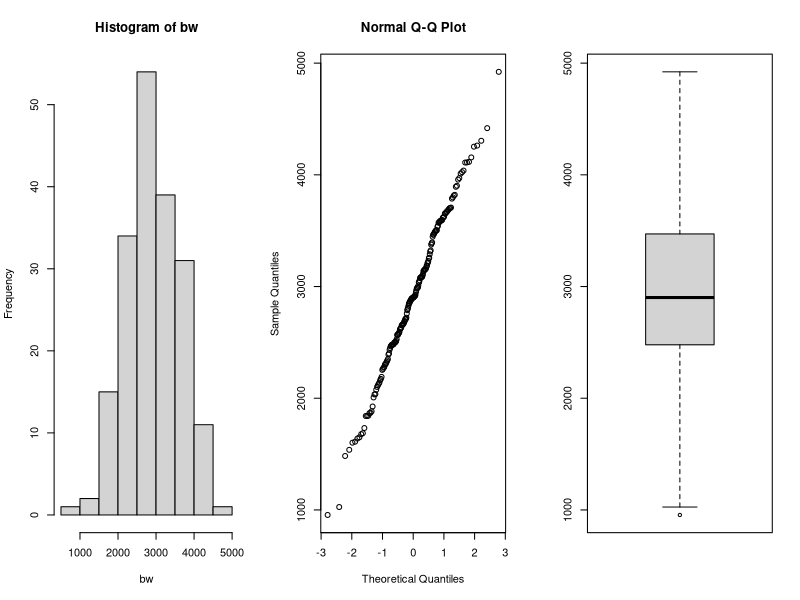
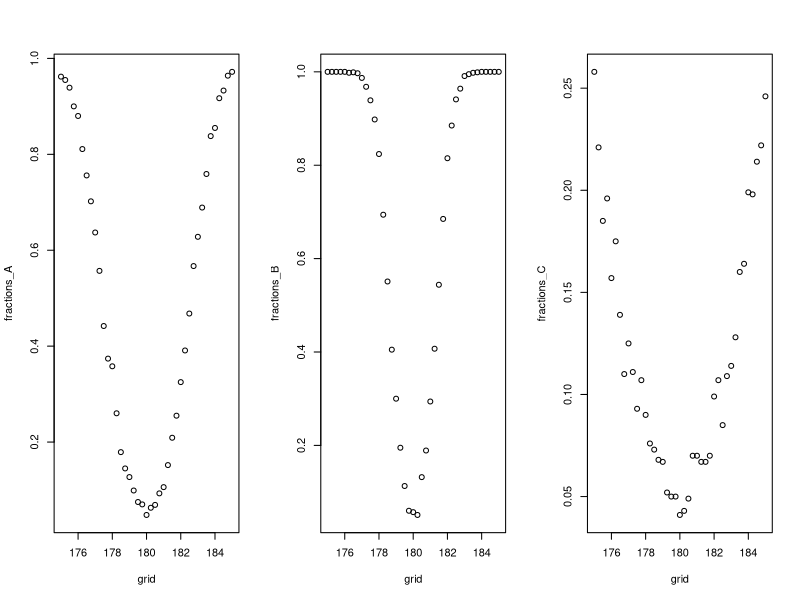
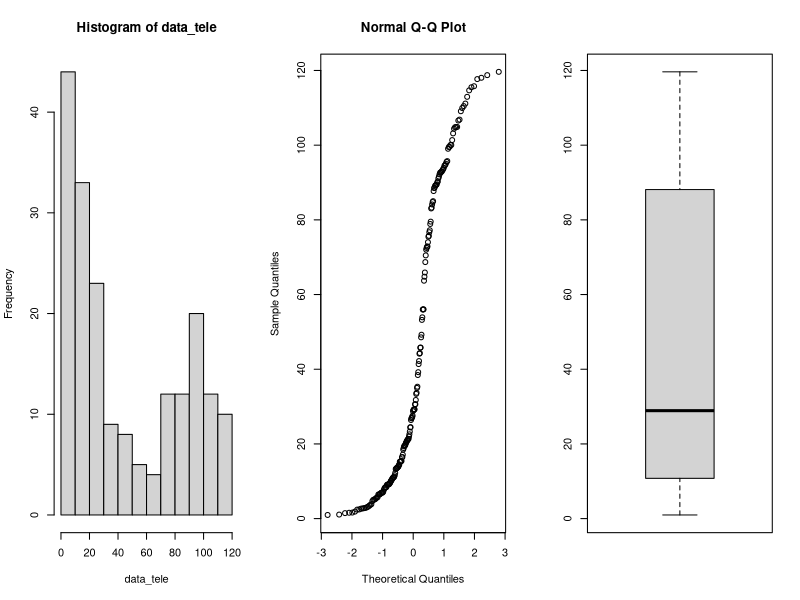
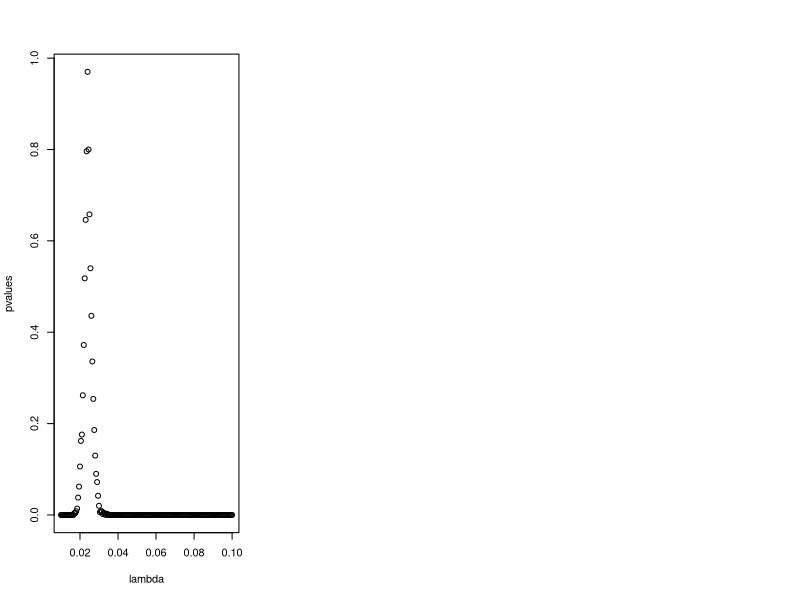
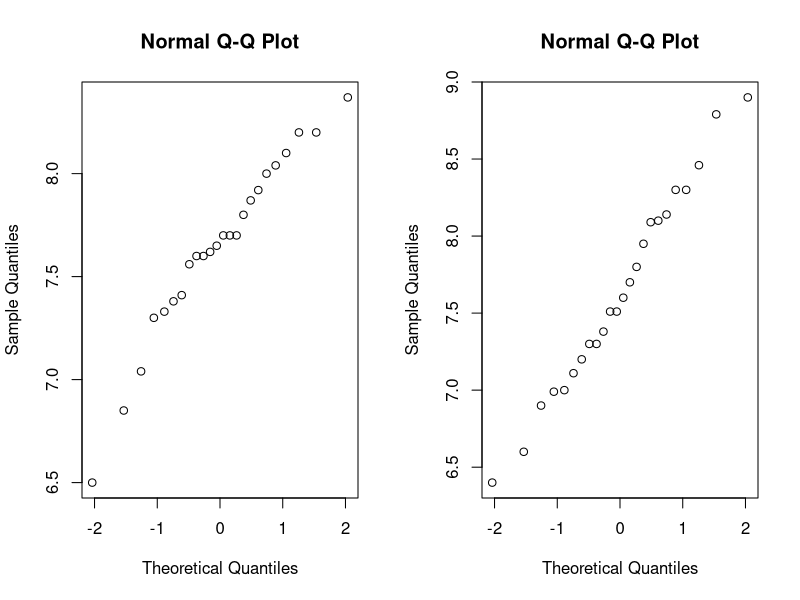
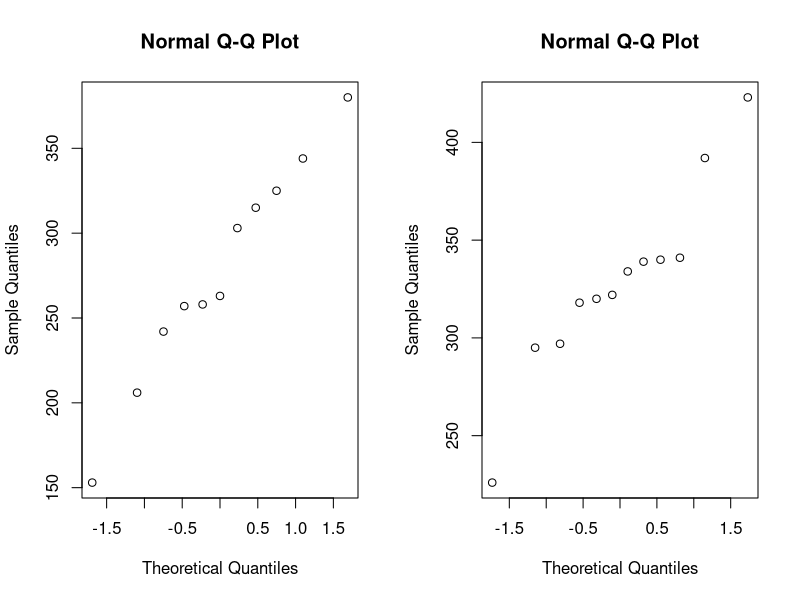
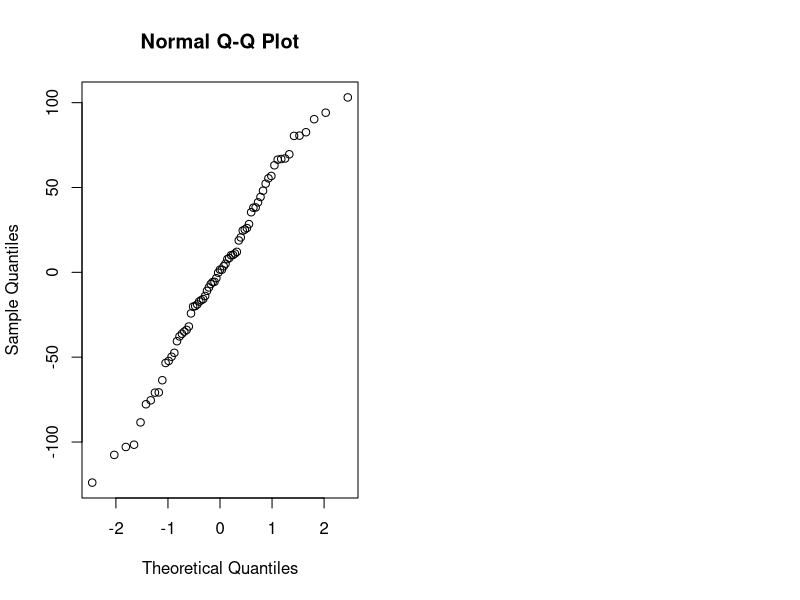

R code for these plots, in order:
## ---- chunk 1
library(tidyverse)
library(rstudioapi)

knitr::opts_chunk$set(echo = TRUE)
options(knitr.table.format = "latex")
setwd(dirname(getActiveDocumentContext()$path))
# round numbers to 4 digits
options(scipen = 1, digits = 4)
## ---- chunk 2
par(mfrow=c(1,3))
data=read.table(file="data/birthweight.txt",header=TRUE)

bw = data$birthweight
hist(bw)
qqnorm(bw)
boxplot(bw)
shapiro.test(bw)

## ---- chunk 3
m = mean(bw)
sd = sd(bw)
n = length(bw)
error = qnorm(0.95)*sd/sqrt(n)
ci = c(m-error, m+error)
m
ci
## ---- chunk 4
t.test(bw, mu=2800, alternative = "greater", conf.level = 0.95)
## ---- chunk 5
n <- m <- 30
mu <- 180
nu <- 175
sd <- 5
grid <- seq(175,185, by=0.25)

power_function<-function(grid,n,m,mu,sd) {
  B <- 1000
  p <- numeric(B)
  G <- length(grid)
  fractions <- numeric(G)
  for (grid_nu in 1:G){
    p <- numeric(B)
    for (b in 1:B){
      x <- rnorm(n,mu,sd)
      y <- rnorm(m,grid[grid_nu],sd)
      p[b] <- t.test(x,y, var.equal = TRUE)[[3]]
    }
    fractions[grid_nu] <- mean(p<0.05)
  }
  return(fractions)
}

fractions_A <- power_function(grid,n,m,mu,sd)

## ---- chunk 6
n <- m <- 100
mu <- 180
sd <- 5

fractions_B <- power_function(grid,n,m,mu,sd)
## ---- chunk 7
n <- m <- 30
mu <- 180
sd <- 15

fractions_C <- power_function(grid,n,m,mu,sd)
par(mfrow=c(1,3))
plot(grid,fractions_A)
plot(grid,fractions_B)
plot(grid,fractions_C)
## ---- chunk 8
data<-read.table(file="data/telephone.txt",header=TRUE)

# remove zeros
data <- data %>% filter(Bills > 0)

data_tele <- data$Bills
par(mfrow=c(1,3))
hist(data_tele)
qqnorm(data_tele)
boxplot(data_tele)

## ---- chunk 9
lambda <- seq(0.01, 0.1, 0.0005)
pvalues <- c()
t <- median(data_tele)
for (x in lambda){
  B <- 1000
  tstar <- numeric(B)
  n <- length(data_tele)
  
  for (i in 1:B){
    xstar <- rexp(n,x)
    tstar[i] <- median(xstar)
  }
  pl<-sum(tstar<t)/B
  pr<-sum(tstar>t)/B
  p<-2*min(pl,pr)
  pl;pr;p
  pvalues <- c(pvalues,p)
}
plot(lambda, pvalues)

best_p <- which(pvalues > 0.05)
lambda[best_p]
## ---- chunk 10
B <- 1000
T1 <- median(data_tele)
Tstar <- numeric(B)
for (i in 1:B){
  Xstar <- sample(data_tele,replace=TRUE)
  Tstar[i] <- median(Xstar)
}
Tstar25 <- quantile(Tstar,0.025)
Tstar975 <- quantile(Tstar, 0.975)

T1
c(2*T1-Tstar975, 2*T1-Tstar25)

## ---- chunk 11
max_index <- which.max(pvalues)

opt_Lambda <- lambda[max_index]
paste0("Optimal lambda value found: ", round(opt_Lambda, 4))

theoretical_median = log(2)/opt_Lambda
paste0("Theoretical median: ",round(theoretical_median,3))
error = qnorm(0.975)*(theoretical_median/sqrt(length(data_tele)))
c(round(theoretical_median - error, 3), round(theoretical_median + error,3))
## ---- chunk 12

bill_smal40 <- sum(data_tele<40)

binom.test(bill_smal40, length(data_tele))

bill_less10 <- sum(data_tele < 10)
bill_less10/length(data_tele)
## ---- chunk 13
data <- read.table(file="data/run.txt",header=TRUE)
cor.test(data$before, data$after)$p.value
## disgnostics
par(mfrow=c(1,2)); qqnorm(data$before); qqnorm(data$after)
## ---- chunk 14
# calculate differences
data <- data %>% 
  mutate(diff = before - after)
# filter for lemo and perdorm paired t-test
lemo <- data %>% 
  filter(drink == "lemo")
paste0("p-value for soft drink: ", 
       round(t.test(lemo$before, lemo$after, paired = TRUE)$p.value, 4))
# filter for energy and perform paired t-test
energy <- data %>% 
  filter(drink == "energy")
paste0("p-value for energy drink: ", 
       round(t.test(energy$before, energy$after, paired = TRUE)$p.value, 4))
## ---- chunk 15
# perform t-test
t.test(lemo$diff, energy$diff)$p.value
## ---- chunk 16
# filter for meatmeal
meatmeal <- chickwts %>% 
  filter(feed == "meatmeal") %>% 
  select(weight)
# filter for sunflower
sunflower <- chickwts %>% 
  filter(feed == "sunflower") %>% 
  select(weight)
# check for data normality
par(mfrow=c(1,2))
qqnorm(meatmeal$weight)
qqnorm(sunflower$weight)
# perform t-test, the data is not paired
paste0("t-test p-value: ", 
       round(t.test(meatmeal, sunflower)$p.value, 4))
# Mann-Whitney test
paste0("Mann-Whitney test p-value: ", 
       round(wilcox.test(meatmeal$weight, sunflower$weight)$p.value, 4))
# Kolmogorov-Smirnov test
paste0("Kolmogorov-Smirnov test: ", 
       round(ks.test(meatmeal$weight, sunflower$weight)$p.value, 4))
## ---- chunk 17
chickaov <- lm(weight~feed, data = chickwts)
# performing one-way ANOVA
anova(chickaov)
## ---- chunk 18
#extracting more information
table <- data.frame(summary(chickaov)$coefficients) 
table %>% 
  rename("p-value" = `Pr...t..`) %>% 
  add_rownames("Type") %>% 
  mutate(Type = case_when(
    Type == "(Intercept)" ~ "feedcasein",
    TRUE ~ Type
  ), Estimate = case_when(
    Type != "feedcasein" ~ as.numeric(table$Estimate[1]) + Estimate,
    TRUE ~ Estimate
  )) %>%  mutate_if(is.numeric, funs(as.character(signif(., 4)))) %>%
    knitr::kable(.)
## ---- chunk 19
# check for normality
qqnorm(chickaov$residuals)
## ---- chunk 20
kruskal.test(weight~feed, data = chickwts)$p.value
